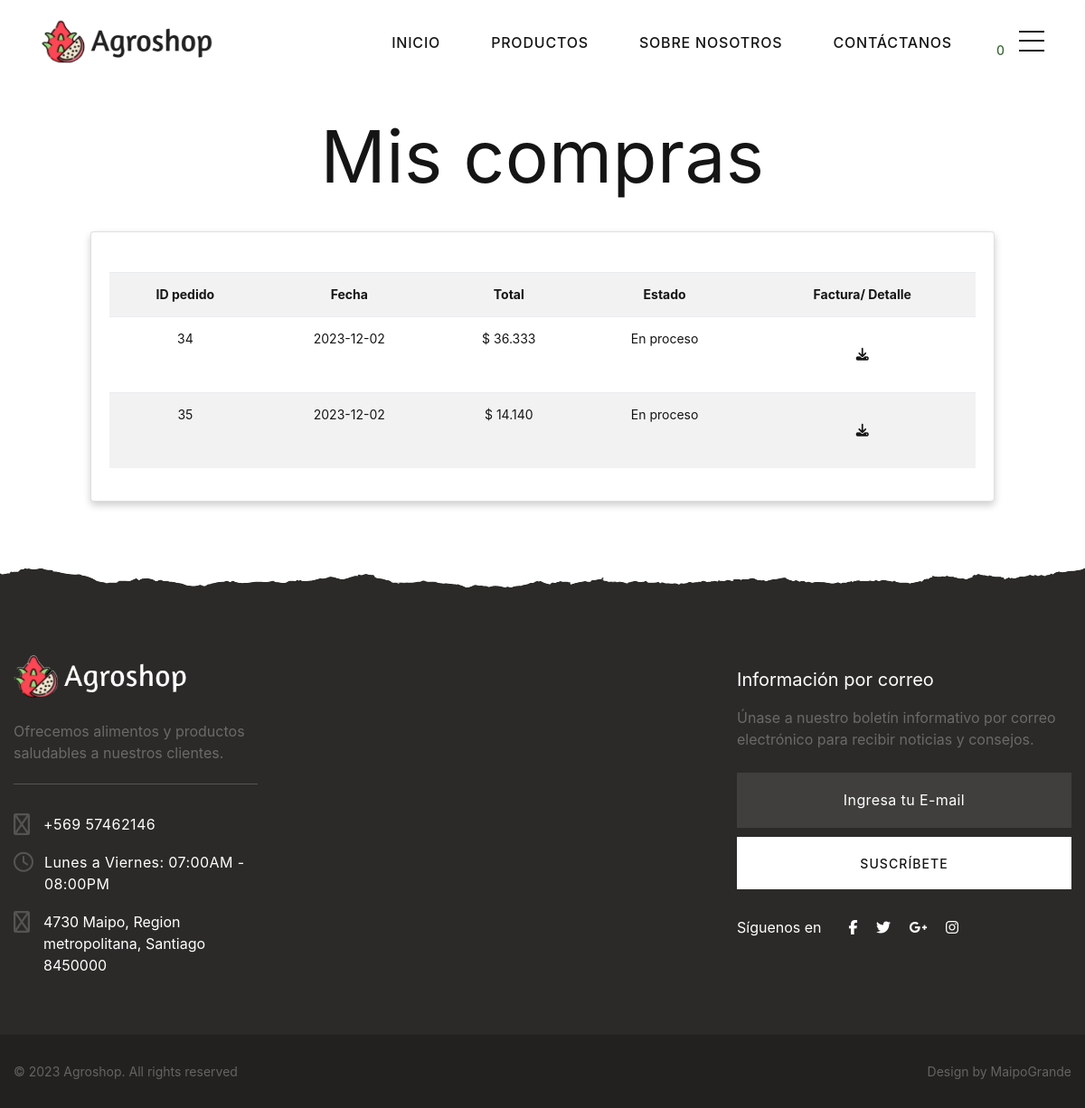
/historial.compra.php (signed in), run on the app's committed database.
### tables this page shows
CREATE TABLE `pedido` (
  `id_pedido` int(11) NOT NULL,
  `ped_ref` varchar(255) NOT NULL,
  `id_usuario` int(11) NOT NULL,
  `ped_estadop` varchar(255) NOT NULL,
  `ped_totalf` varchar(255) NOT NULL,
  `ped_fecha` date NOT NULL,
  `ped_token` varchar(255) NOT NULL,
  `ped_estado` int(10) UNSIGNED NOT NULL DEFAULT 1
);

### historial.compra.php (the view, shortened to what this page needs)
<?php include('header.php');
include_once 'config/config.php';
$id_usuario = $_SESSION['id_usuario'];
?>
<br><br>
<h2>Mis compras</h2>
<br><br>
<div class="col-md-10 card card-body mb-5" style="margin:auto;padding:auto;">
    <br>
    <table class="table borderless table-striped col-md-12">
        <tr WIDTH="auto" HEIGHT="auto">
            <th>ID pedido</th>
            <th>Fecha</th>
            <th>Total</th>
            <th>Estado</th>
            <th>Factura/ Detalle</th>
        </tr>
        <?php $query = "SELECT * FROM pedido WHERE id_usuario = $id_usuario";
        $resultado_pedido = mysqli_query($conexion, $query);
        while ($pedido = mysqli_fetch_assoc($resultado_pedido)) { ?>
            <tr>
                <td>
                    <?php echo $pedido['id_pedido']; ?>
                </td>
                <td>
                    <?php echo $pedido['ped_fecha']; ?>
                </td>
                <td>$
                    <?php echo number_format($pedido['ped_totalf'], 0, ',', '.'); ?>
                </td>
                <td>
                    <?php if ($pedido['ped_estadop'] == 1) {
                        echo "En proceso";
                    } elseif ($pedido['ped_estadop'] == 2) {
                        echo "Enviado";
                    } elseif ($pedido['ped_estadop'] == 3) {
                        echo "Entregado";
                    } else {
                        echo "Cancelado";
                    }
                    ; ?>
                </td>
                <td onclick="location.href='factura/invoice.php?dat=<?php echo $pedido['ped_ref']; ?>'"> <a class="btn btn-small "><i class="fa-solid fa-download"></i></a> </td>
            <?php } ?>
    </table>
</div>
<br><br>
<?php include('footer.php'); ?>

### data on the page
pedido: id_pedido "34", ped_fecha "2023-12-02", ped_totalf "36.333", ped_estadop "En proceso"
pedido: id_pedido "35", ped_fecha "2023-12-02", ped_totalf "14.140", ped_estadop "En proceso"

### other printed values
$totalCantidad "0"
